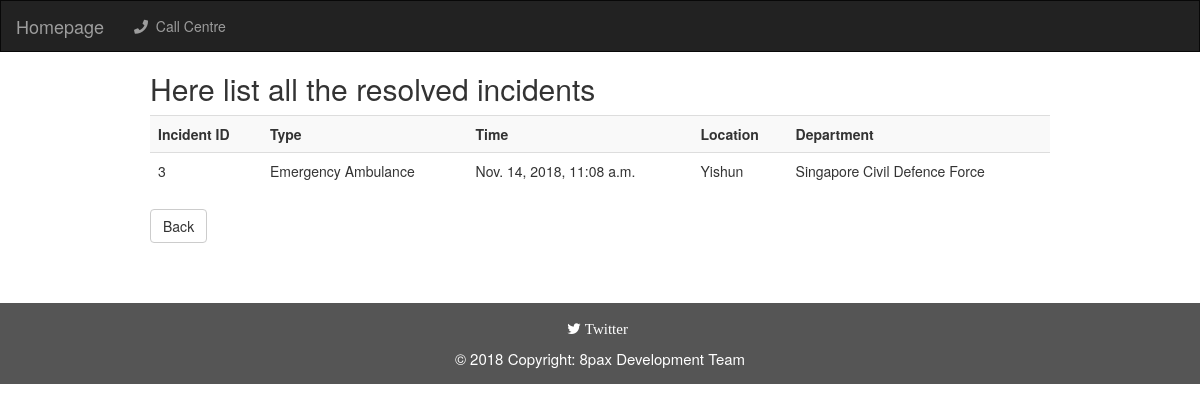
Page /callcentre/history/ on the committed database.
### callcentre/models.py (models this page shows)
class Incident(models.Model):
    caller_name = models.CharField(max_length=50, default='NULL',blank=True)
    mobile_number = models.CharField(max_length=8, default='NULL',blank=True)
    incident_time = models.DateTimeField(default=timezone.now())
    incident_location = models.CharField(max_length=100, default='NULL',blank=True)
    incident_department = models.CharField(max_length=100, default='NULL')
    incident_region = models.CharField(max_length=100, choices=REGION_CHOICES, default='NULL')
    incident_category = models.CharField(max_length=100, default='NULL')
    incident_type = models.CharField(max_length=100, default='NULL')
    incident_status = models.CharField(max_length=100, choices=STATUS_UPDATE, default='New')
    incident_description = models.CharField(max_length=200, default='NULL',blank=True)

### callcentre/views.py (the view)
# urls.py: path('history/', views.callcentre_history, name='callcentre_history'),
def callcentre_history(request):
    incident_history = Incident.objects.filter(incident_status='Resolved')
    context = {'incident_history' : incident_history }
    return render(request, 'callcentre/callcentre_history.html', context)

### templates/callcentre/callcentre_history.html
{% extends 'base_navi.html' %}
{% block body %}
<h2>Here list all the resolved incidents</h2>
<table class="table table-striped" style="width:100%">
  <tr>
    <th>Incident ID</th>
    <th>Type</th>
    <th>Time</th>
    <th>Location</th>
    <th>Department</th>
  </tr>
 {% for incident in incident_history %}
  <tr>
    <td>{{ incident.id }}</td>
    <td>{{ incident.incident_category }}</td>
    <td>{{ incident.incident_time }}</td>
    <td>{{ incident.incident_location }}</td>
    <td>{{ incident.incident_department }}</td>
  </tr>
    {% endfor %}
</table>
<a class="btn btn-default" href="{% url 'callcentre:callcentre_home' %}" role="button" style="margin-bottom:20px;">Back</a>
{% endblock %}

### rows in the picture
Incident: id "3", incident_category "Emergency Ambulance", incident_time "Nov. 14, 2018, 11:08 a.m.", incident_location "Yishun", incident_department "Singapore Civil Defence Force"
